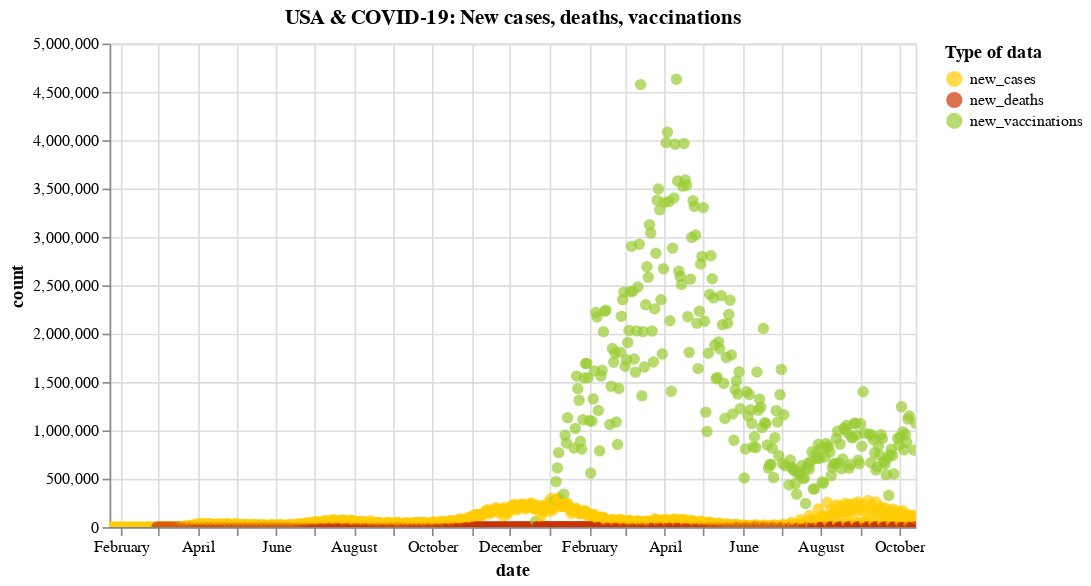

The cell this chart's notebook holds for it:
### Code cell
alt.Chart(usa_new).mark_circle(size=50).encode(
    alt.X('date:T', title='date'),
    alt.Y('count:Q', title='count'),
    alt.Color('type', scale=scale, title='Type of data'),
    alt.Tooltip('date:T')
).properties(
    width=500,
    height=300,
    title='USA & COVID-19: New cases, deaths, vaccinations'
).interactive()

### Figure 1 — Vega-Lite specification as saved in the notebook (floating-point values rounded to 4 significant figures; data arrays with more than 128 entries replaced by an {"elided": "..."} marker saying what was removed)
{"config": {"view": {"continuousWidth": 400, "continuousHeight": 300}}, "data": {"name": "data-90470bef0412a80fd2db7d5506c80987"}, "mark": {"type": "circle", "size": 50}, "encoding": {"color": {"type": "nominal", "field": "type", "scale": {"domain": ["new_cases", "new_deaths", "new_vaccinations"], "range": ["#ffcc00", "#cc3300", "#99cc33"]}, "title": "Type of data"}, "tooltip": {"type": "temporal", "field": "date"}, "x": {"type": "temporal", "field": "date", "title": "date"}, "y": {"type": "quantitative", "field": "count", "title": "count"}}, "height": 300, "selection": {"selector001": {"type": "interval", "bind": "scales", "encodings": ["x", "y"]}}, "title": "USA & COVID-19: New cases, deaths, vaccinations", "width": 500, "$schema": "https://vega.github.io/schema/vega-lite/v4.8.1.json", "datasets": {"data-90470bef0412a80fd2db7d5506c80987": {"elided": "1896 records"}}}
